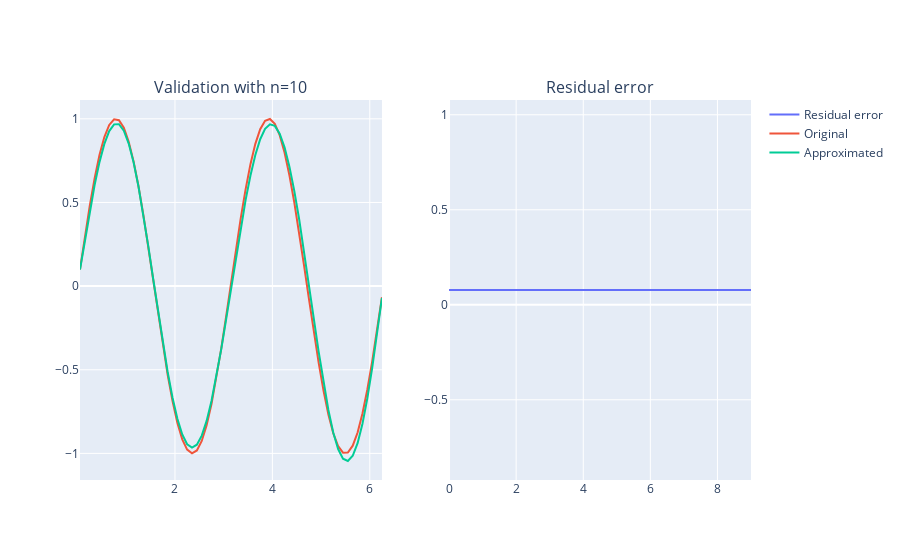

The cell this chart's notebook holds for it:
### Markdown cell above
## Quick test of the model

Sin(x)

### Code cell
x, sin_data, sqr_data = data_gen(0, 2*np.pi)
t_x, t_sin_data, t_sqr_data = data_gen(0.05, 2*np.pi)

n = 10
epochs = 1 # Actually only one iteration is enough for least squre method

RBFNet = RBF_Network(n, x, add_noise=True)
# RBFNet.init_cl(x, 50, 1e-2, useBias=True) # Uncomment this to use CL initialization
RBFNet.train_network(epochs, x, sin_data, t_x, t_sin_data)
res_error = RBFNet.validate(t_x, t_sin_data, _plot=True)

print(res_error)

### Figure 1 — Plotly figure (JSON) as saved in the notebook; plotly's stock layout.template omitted (floating-point values rounded to 4 significant figures)
{"data": [{"mode": "lines", "name": "Residual error", "type": "scatter", "x": [0, 1, 2, 3, 4, 5, 6, 7, 8, 9], "xaxis": "x2", "y": [0.07776, 0.07776, 0.07776, 0.07776, 0.07776, 0.07776, 0.07776, 0.07776, 0.07776, 0.07776], "yaxis": "y2"}, {"mode": "lines", "name": "Original", "type": "scatter", "x": [0.05, 0.15, 0.25, 0.35, 0.45, 0.55, 0.65, 0.75, 0.85, 0.95, 1.05, 1.15, 1.25, 1.35, 1.45, 1.55, 1.65, 1.75, 1.85, 1.95, 2.05, 2.15, 2.25, 2.35, 2.45, 2.55, 2.65, 2.75, 2.85, 2.95, 3.05, 3.15, 3.25, 3.35, 3.45, 3.55, 3.65, 3.75, 3.85, 3.95, 4.05, 4.15, 4.25, 4.35, 4.45, 4.55, 4.65, 4.75, 4.85, 4.95, 5.05, 5.15, 5.25, 5.35, 5.45, 5.55, 5.65, 5.75, 5.85, 5.95, 6.05, 6.15, 6.25], "xaxis": "x", "y": [0.09983, 0.2955, 0.4794, 0.6442, 0.7833, 0.8912, 0.9636, 0.9975, 0.9917, 0.9463, 0.8632, 0.7457, 0.5985, 0.4274, 0.2392, 0.04158, -0.1577, -0.3508, -0.5298, -0.6878, -0.8183, -0.9162, -0.9775, -0.9999, -0.9825, -0.9258, -0.8323, -0.7055, -0.5507, -0.3739, -0.1822, 0.01681, 0.2151, 0.4048, 0.5784, 0.729, 0.8504, 0.938, 0.9882, 0.9989, 0.9699, 0.9022, 0.7985, 0.663, 0.501, 0.3191, 0.1245, -0.07515, -0.2718, -0.4575, -0.6251, -0.7677, -0.8797, -0.9566, -0.9954, -0.9946, -0.954, -0.8755, -0.762, -0.6181, -0.4496, -0.2632, -0.06632], "yaxis": "y"}, {"mode": "lines", "name": "Approximated", "type": "scatter", "x": [0.05, 0.15, 0.25, 0.35, 0.45, 0.55, 0.65, 0.75, 0.85, 0.95, 1.05, 1.15, 1.25, 1.35, 1.45, 1.55, 1.65, 1.75, 1.85, 1.95, 2.05, 2.15, 2.25, 2.35, 2.45, 2.55, 2.65, 2.75, 2.85, 2.95, 3.05, 3.15, 3.25, 3.35, 3.45, 3.55, 3.65, 3.75, 3.85, 3.95, 4.05, 4.15, 4.25, 4.35, 4.45, 4.55, 4.65, 4.75, 4.85, 4.95, 5.05, 5.15, 5.25, 5.35, 5.45, 5.55, 5.65, 5.75, 5.85, 5.95, 6.05, 6.15, 6.25], "xaxis": "x", "y": [0.09929, 0.2765, 0.4473, 0.6046, 0.741, 0.8502, 0.9268, 0.9668, 0.9679, 0.9292, 0.8522, 0.7398, 0.5967, 0.4289, 0.2435, 0.04835, -0.1482, -0.3381, -0.5134, -0.6672, -0.7933, -0.8871, -0.9451, -0.9656, -0.9481, -0.894, -0.8056, -0.6868, -0.5424, -0.3782, -0.2003, -0.01543, 0.1697, 0.3483, 0.5141, 0.6611, 0.7839, 0.8781, 0.94, 0.967, 0.9576, 0.9115, 0.8296, 0.7144, 0.5694, 0.3996, 0.2111, 0.011, -0.1927, -0.3916, -0.577, -0.7408, -0.8752, -0.9738, -1.032, -1.045, -1.014, -0.9389, -0.8226, -0.6704, -0.4888, -0.286, -0.07048], "yaxis": "y"}], "layout": {"annotations": [{"font": {"size": 16}, "showarrow": false, "text": "Validation with n=10", "x": 0.225, "xanchor": "center", "xref": "paper", "y": 1, "yanchor": "bottom", "yref": "paper"}, {"font": {"size": 16}, "showarrow": false, "text": "Residual error", "x": 0.775, "xanchor": "center", "xref": "paper", "y": 1, "yanchor": "bottom", "yref": "paper"}], "xaxis": {"anchor": "y", "domain": [0, 0.45]}, "xaxis2": {"anchor": "y2", "domain": [0.55, 1]}, "yaxis": {"anchor": "x", "domain": [0, 1]}, "yaxis2": {"anchor": "x2", "domain": [0, 1]}}}
